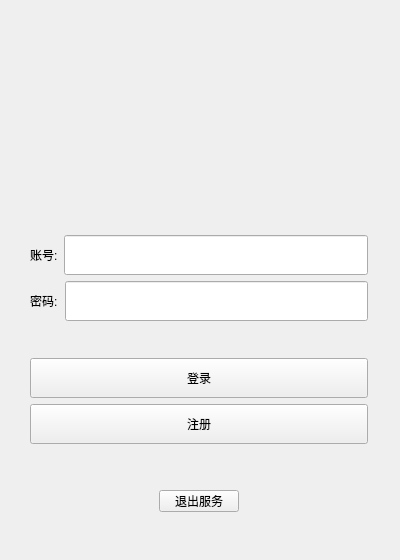
<?xml version="1.0" encoding="UTF-8"?>
<ui version="4.0">
 <class>VXLogin</class>
 <widget class="QWidget" name="VXLogin">
  <property name="geometry">
   <rect>
    <x>0</x>
    <y>0</y>
    <width>400</width>
    <height>560</height>
   </rect>
  </property>
  <property name="minimumSize">
   <size>
    <width>400</width>
    <height>560</height>
   </size>
  </property>
  <property name="maximumSize">
   <size>
    <width>400</width>
    <height>560</height>
   </size>
  </property>
  <property name="windowTitle">
   <string>Form</string>
  </property>
  <widget class="QWidget" name="layoutWidget">
   <property name="geometry">
    <rect>
     <x>10</x>
     <y>10</y>
     <width>378</width>
     <height>531</height>
    </rect>
   </property>
   <layout class="QVBoxLayout" name="verticalLayout">
    <property name="leftMargin">
     <number>20</number>
    </property>
    <property name="topMargin">
     <number>20</number>
    </property>
    <property name="rightMargin">
     <number>20</number>
    </property>
    <property name="bottomMargin">
     <number>20</number>
    </property>
    <item>
     <spacer name="verticalSpacer_2">
      <property name="orientation">
       <enum>Qt::Vertical</enum>
      </property>
      <property name="sizeHint" stdset="0">
       <size>
        <width>20</width>
        <height>40</height>
       </size>
      </property>
     </spacer>
    </item>
    <item>
     <widget class="QWidget" name="widget" native="true">
      <layout class="QHBoxLayout" name="horizontalLayout_3">
       <item>
        <spacer name="horizontalSpacer">
         <property name="orientation">
          <enum>Qt::Horizontal</enum>
         </property>
         <property name="sizeHint" stdset="0">
          <size>
           <width>88</width>
           <height>20</height>
          </size>
         </property>
        </spacer>
       </item>
       <item>
        <widget class="QLabel" name="tbxd_lab">
         <property name="minimumSize">
          <size>
           <width>120</width>
           <height>120</height>
          </size>
         </property>
         <property name="maximumSize">
          <size>
           <width>120</width>
           <height>120</height>
          </size>
         </property>
         <property name="text">
          <string/>
         </property>
         <property name="pixmap">
          <pixmap resource="ico.qrc">:/VX.png</pixmap>
         </property>
         <property name="scaledContents">
          <bool>true</bool>
         </property>
        </widget>
       </item>
       <item>
        <spacer name="horizontalSpacer_2">
         <property name="orientation">
          <enum>Qt::Horizontal</enum>
         </property>
         <property name="sizeHint" stdset="0">
          <size>
           <width>88</width>
           <height>20</height>
          </size>
         </property>
        </spacer>
       </item>
      </layout>
     </widget>
    </item>
    <item>
     <spacer name="verticalSpacer">
      <property name="orientation">
       <enum>Qt::Vertical</enum>
      </property>
      <property name="sizeHint" stdset="0">
       <size>
        <width>20</width>
        <height>40</height>
       </size>
      </property>
     </spacer>
    </item>
    <item>
     <layout class="QHBoxLayout" name="horizontalLayout">
      <item>
       <widget class="QLabel" name="vhhk_lab">
        <property name="text">
         <string>账号:</string>
        </property>
       </widget>
      </item>
      <item>
       <widget class="QLineEdit" name="vhhk_ldt">
        <property name="minimumSize">
         <size>
          <width>0</width>
          <height>40</height>
         </size>
        </property>
       </widget>
      </item>
     </layout>
    </item>
    <item>
     <layout class="QHBoxLayout" name="horizontalLayout_2">
      <property name="spacing">
       <number>7</number>
      </property>
      <item>
       <widget class="QLabel" name="mima_lab">
        <property name="text">
         <string>密码:</string>
        </property>
       </widget>
      </item>
      <item>
       <widget class="QLineEdit" name="mima_ldt">
        <property name="minimumSize">
         <size>
          <width>0</width>
          <height>40</height>
         </size>
        </property>
        <property name="echoMode">
         <enum>QLineEdit::Password</enum>
        </property>
       </widget>
      </item>
     </layout>
    </item>
    <item>
     <spacer name="verticalSpacer_3">
      <property name="orientation">
       <enum>Qt::Vertical</enum>
      </property>
      <property name="sizeHint" stdset="0">
       <size>
        <width>20</width>
        <height>40</height>
       </size>
      </property>
     </spacer>
    </item>
    <item>
     <widget class="QPushButton" name="dglu_pbt">
      <property name="minimumSize">
       <size>
        <width>338</width>
        <height>40</height>
       </size>
      </property>
      <property name="text">
       <string>登录</string>
      </property>
     </widget>
    </item>
    <item>
     <widget class="QPushButton" name="vuce_pbt">
      <property name="minimumSize">
       <size>
        <width>338</width>
        <height>40</height>
       </size>
      </property>
      <property name="text">
       <string>注册</string>
      </property>
     </widget>
    </item>
    <item>
     <spacer name="verticalSpacer_4">
      <property name="orientation">
       <enum>Qt::Vertical</enum>
      </property>
      <property name="sizeHint" stdset="0">
       <size>
        <width>20</width>
        <height>40</height>
       </size>
      </property>
     </spacer>
    </item>
    <item>
     <widget class="QWidget" name="widget_2" native="true">
      <property name="minimumSize">
       <size>
        <width>0</width>
        <height>40</height>
       </size>
      </property>
      <layout class="QHBoxLayout" name="horizontalLayout_4">
       <item>
        <spacer name="horizontalSpacer_3">
         <property name="orientation">
          <enum>Qt::Horizontal</enum>
         </property>
         <property name="sizeHint" stdset="0">
          <size>
           <width>108</width>
           <height>15</height>
          </size>
         </property>
        </spacer>
       </item>
       <item>
        <widget class="QPushButton" name="exitBtm">
         <property name="minimumSize">
          <size>
           <width>60</width>
           <height>20</height>
          </size>
         </property>
         <property name="maximumSize">
          <size>
           <width>100</width>
           <height>16777215</height>
          </size>
         </property>
         <property name="text">
          <string>退出服务</string>
         </property>
        </widget>
       </item>
       <item>
        <spacer name="horizontalSpacer_4">
         <property name="orientation">
          <enum>Qt::Horizontal</enum>
         </property>
         <property name="sizeHint" stdset="0">
          <size>
           <width>108</width>
           <height>15</height>
          </size>
         </property>
        </spacer>
       </item>
      </layout>
     </widget>
    </item>
   </layout>
  </widget>
 </widget>
 <resources>
  <include location="ico.qrc"/>
 </resources>
 <connections/>
</ui>
